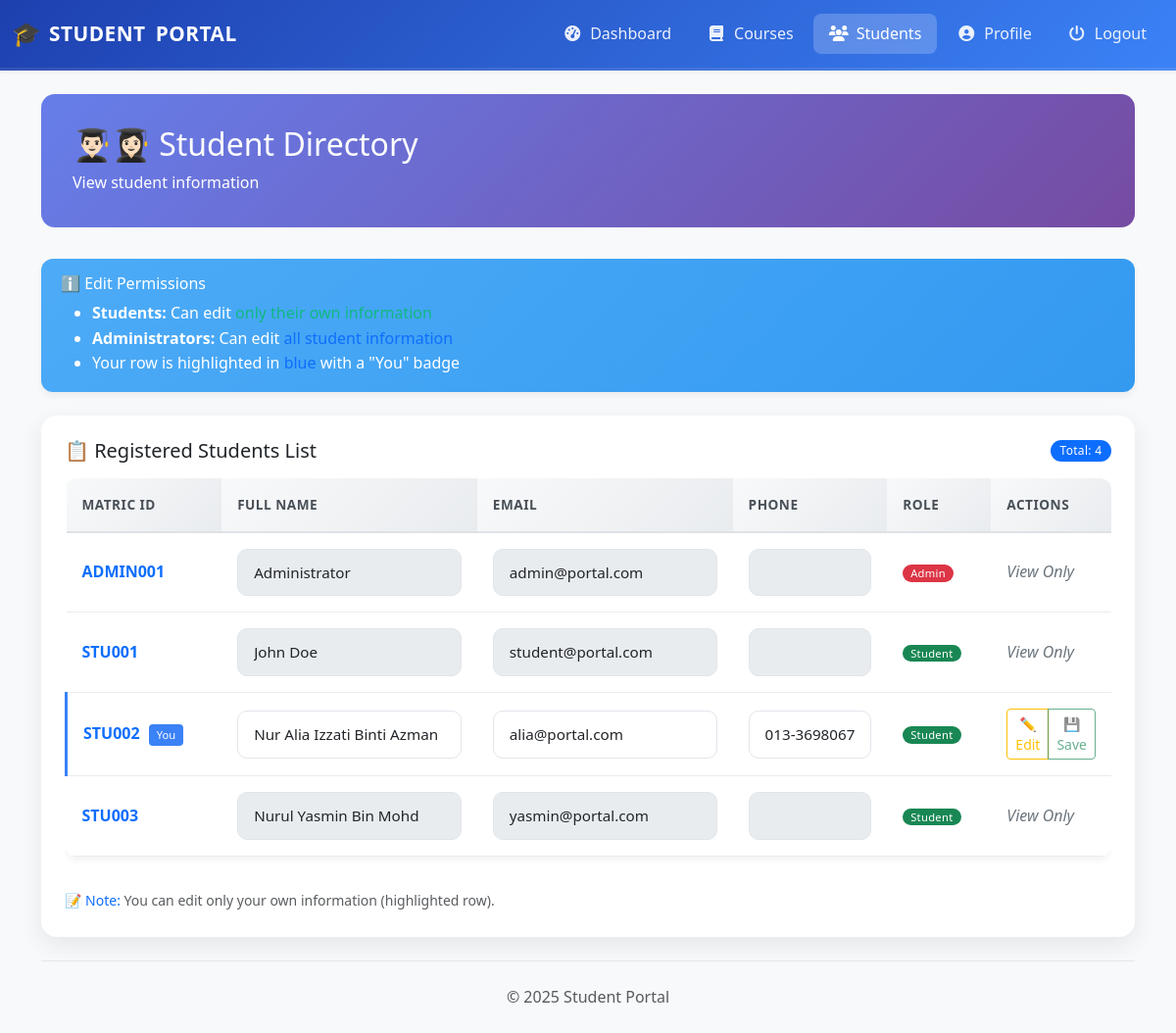
Page /student_portal/student.php (signed in) on the committed database.
### tables this page shows
CREATE TABLE `students` (
  `id` int(11) NOT NULL,
  `matric_id` varchar(50) NOT NULL,
  `email` varchar(100) NOT NULL,
  `name` varchar(100) NOT NULL,
  `password` varchar(255) NOT NULL,
  `phone` varchar(20) DEFAULT NULL,
  `program` varchar(100) DEFAULT NULL,
  `semester` int(11) DEFAULT 1,
  `class` varchar(50) DEFAULT NULL,
  `photo` varchar(255) DEFAULT NULL,
  `role` enum('student','admin') DEFAULT 'student',
  `created_at` timestamp NOT NULL DEFAULT current_timestamp()
);

### student_portal/student.php (the view, shortened to what this page needs)
<?php
require_once "conn/db.php";
$current_user_id = $_SESSION['student']['id'];
$current_user_role = $_SESSION['student']['role'];
$res = $conn->query("SELECT * FROM students ORDER BY name");
$students = [];
while ($row = $res->fetch_assoc()) {
    $students[] = $row;
}
$totalStudents = count($students);
?>
<!DOCTYPE html>
<html lang="en">
<head>
    <link href="https://cdn.jsdelivr.net/npm/bootstrap@5.3.3/dist/css/bootstrap.min.css" rel="stylesheet">
    <link rel="stylesheet" href="style.css">
</head>
<body>
    <?php include "includes/header.php"; ?>
    <div class="container mt-4">
        <div class="student-header">
            <h2>👨🏻‍🎓👩🏻‍🎓 Student Directory</h2>
            <p class="mb-0">View student information</p>
        </div>
        <div class="alert alert-info mb-4">
            <h6 class="alert-heading">ℹ️ Edit Permissions</h6>
            <ul class="mb-0">
                <li><strong>Students:</strong> Can edit <span class="edit-info">only their own information</span></li>
                <li><strong>Administrators:</strong> Can edit <span class="text-primary">all student information</span></li>
                <li>Your row is highlighted in <span class="text-primary">blue</span> with a "You" badge</li>
            </ul>
        </div>
        <div class="card p-4">
            <div class="d-flex justify-content-between align-items-center mb-3">
                <h5 class="mb-0">📋 Registered Students List</h5>
                <span class="badge bg-primary">Total: <?php echo $totalStudents; ?></span>
            </div>
            <div class="table-responsive">
                <table class="table table-hover student-table">
                    <thead class="table-light">
                        <tr>
                            <th width="15%">Matric ID</th>
                            <th width="25%">Full Name</th>
                            <th width="25%">Email</th>
                            <th width="15%">Phone</th>
                            <th width="10%">Role</th>
                            <th width="10%">Actions</th>
                        </tr>
                    </thead>
                    <tbody>
                        <?php if (empty($students)): ?>
                            <tr>
                                <td colspan="6" class="text-center text-muted py-4">
                                    No students registered yet.
                                </td>
                            </tr>
                        <?php else: ?>
                            <?php foreach ($students as $student):
                                $is_current_user = ($student['id'] == $current_user_id);
                                $can_edit = ($current_user_role == 'admin' || $is_current_user);
                            ?>
                            <tr class="student-card <?php echo $is_current_user ? 'current-user-row' : ''; ?>">
                                <td>
                                    <strong class="text-primary"><?php echo htmlspecialchars($student['matric_id']); ?></strong>
                                    <?php if ($is_current_user): ?>
                                        <span class="you-badge">You</span>
                                    <?php endif; ?>
                                </td>
                                <td>
                                    <input type="text"
                                           class="form-control form-control-sm"
                                           value="<?php echo htmlspecialchars($student['name']); ?>"
                                           <?php if (!$can_edit) echo 'disabled'; ?>
                                           id="name-<?php echo $student['id']; ?>">
                                </td>
                                <td>
                                    <input type="email"
                                           class="form-control form-control-sm"
                                           value="<?php echo htmlspecialchars($student['email']); ?>"
                                           <?php if (!$can_edit) echo 'disabled'; ?>
                                           id="email-<?php echo $student['id']; ?>">
                                </td>
                                <td>
                                    <input type="text"
                                           class="form-control form-control-sm"
                                           value="<?php echo htmlspecialchars($student['phone'] ?? ''); ?>"
                                           <?php if (!$can_edit) echo 'disabled'; ?>
                                           id="phone-<?php echo $student['id']; ?>">
                                </td>
                                <td>
                                    <span class="badge <?php echo $student['role'] == 'admin' ? 'bg-danger' : 'bg-success'; ?> role-badge">
                                        <?php echo ucfirst($student['role']); ?>
                                    </span>
                                </td>
                                <td>
                                    <?php if ($can_edit): ?>
                                        <div class="btn-group btn-group-sm" role="group">
                                            <button type="button"
                                                    class="btn btn-outline-warning"
                                                    onclick="enableEdit(<?php echo $student['id']; ?>)"
                                                    id="edit-btn-<?php echo $student['id']; ?>">
                                                ✏️ Edit
                                            </button>
                                            <button type="button"
                                                    class="btn btn-outline-success"
                                                    onclick="saveEdit(<?php echo $student['id']; ?>)"
                                                    id="save-btn-<?php echo $student['id']; ?>"
                                                    disabled>
                                                💾 Save
                                            </button>
                                        </div>
                                    <?php else: ?>
                                        <span class="view-only">View Only</span>
                                    <?php endif; ?>
                                </td>
                            </tr>
                            <?php endforeach; ?>
                        <?php endif; ?>
                    </tbody>
                </table>
            </div>
            <div class="mt-3">
                <small class="text-muted">
                    <span class="text-primary">📝 Note:</span>
                    <?php if ($current_user_role == 'admin'): ?>
                        You have administrator privileges to edit all student information.
                    <?php else: ?>
                        You can edit only your own information (highlighted row).
                    <?php endif; ?>
                </small>
            </div>
        </div>
        <?php include "includes/footer.php"; ?>
    </div>
</body>
</html>

### student_portal/css/style.css (style rules this page uses)
* { margin: 0; padding: 0; box-sizing: border-box; }
body { font-family: 'Segoe UI', Tahoma, Geneva, Verdana, sans-serif; background: #f8f9fa; color: #333; line-height: 1.6; min-height: 100vh; position: relative; }
.form-control { padding: 0.75rem 1rem; border: 1px solid #e1e5eb; border-radius: 10px; font-size: 0.95rem; transition: all 0.3s ease; background: rgba(255, 255, 255, 0.9); }
.alert { border-radius: 12px; border: none; padding: 1rem 1.25rem; margin-bottom: 1.5rem; box-shadow: 0 4px 6px rgba(0, 0, 0, 0.05); }
.alert-info { background: linear-gradient(135deg, #4dabf7 0%, #339af0 100%); color: white; }
.card { border-radius: 16px; box-shadow: 0 8px 25px rgba(0, 0, 0, 0.08); border: none; margin-bottom: 1.5rem; overflow: hidden; transition: transform 0.3s ease, box-shadow 0.3s ease; }
.table { background: white; border-radius: 12px; overflow: hidden; box-shadow: 0 4px 6px rgba(0, 0, 0, 0.05); }
.table th { background: linear-gradient(135deg, #f8f9fa 0%, #e9ecef 100%); font-weight: 600; color: #495057; border-bottom: 2px solid #dee2e6; padding: 1rem; text-transform: uppercase; font-size: 0.85rem; letter-spacing: 0.5px; }
.table td { padding: 1rem; vertical-align: middle; border-color: #e9ecef; }
.badge { border-radius: 20px; padding: 0.4em 0.8em; font-weight: 500; font-size: 0.75rem; letter-spacing: 0.3px; }

### student_portal/student.php (style rules this page uses)
.student-header { background: linear-gradient(135deg, #667eea 0%, #764ba2 100%); color: white; padding: 2rem; border-radius: 14px; margin-bottom: 2rem; }
.student-table th { background-color: #f8f9fa; position: sticky; top: 0; }
.student-card { transition: transform 0.3s ease; }
.role-badge { font-size: 0.7rem; padding: 0.2rem 0.5rem; }
.current-user-row { background-color: rgba(59, 130, 246, 0.05) !important; border-left: 3px solid #3b82f6; }
.view-only { color: #6c757d; font-style: italic; }
.edit-info { color: #10b981; font-weight: 500; }
.you-badge { background-color: #3b82f6; color: white; padding: 0.2rem 0.5rem; border-radius: 4px; font-size: 0.7rem; margin-left: 5px; }

### rows in the picture
students: matric "ADMIN001", name "Administrator", email "admin@portal.com", role "Admin", shows "View Only"
students: matric "STU001", name "John Doe", email "student@portal.com", role "Student", shows "View Only"
students: matric "STU002", shows "You", name "Nur Alia Izzati Binti Azman", email "alia@portal.com", phone "013-3698067", role "Student"
students: matric "STU003", name "Nurul Yasmin Bin Mohd", email "yasmin@portal.com", role "Student", shows "View Only"

### other values in the picture
$totalStudents "4"
